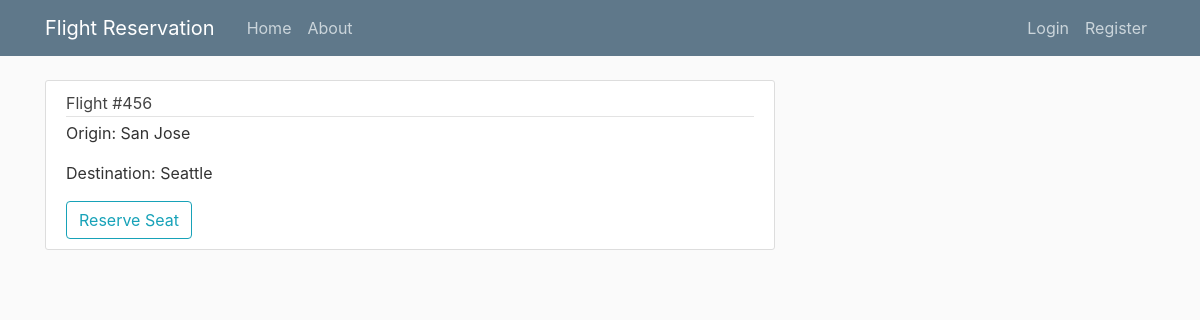
/flight/4/, run on the app's committed database.
### reservation/models.py (models this page shows, shortened)
class Flight(models.Model):
    flight_number = models.IntegerField(default=0)
    origin = models.CharField(max_length=200)
    destination = models.CharField(max_length=200)
    plane = models.OneToOneField(Plane, on_delete=models.CASCADE)

### reservation/views.py (the view)
# urls.py: path('flight/<int:pk>/', FlightDetailView.as_view(), name='flight-detail'), #end routes with trailing /
class FlightDetailView(DetailView):
    model = Flight

### reservation/templates/reservation/flight_detail.html
{% extends "reservation/base.html" %}
{% load crispy_forms_tags %}
{% block content %}
  <article class="media content-section">
    <div class="media-body">
      <div class="article-metadata">
        <a class="article-title" href="#">Flight #{{ object.flight_number }}</a>
      </div>
      <p class="article-content">Origin: {{ object.origin }}</p>
      <p class="article-content">Destination: {{ object.destination }}</p>
      <a class="btn btn-outline-info" href="{% url 'reservation-reserve' %}">Reserve Seat</a>
    </div>
  </article>
{% endblock content %}

### reservation/static/reservation/main.css (style rules this page uses)
body { background: #fafafa; color: #333333; margin-top: 5rem; }
.content-section { background: #ffffff; padding: 10px 20px; border: 1px solid #dddddd; border-radius: 3px; margin-bottom: 20px; }
.article-title { color: #444444; }
.article-content { white-space: pre-line; }
.article-metadata { padding-bottom: 1px; margin-bottom: 4px; border-bottom: 1px solid #e3e3e3 }

### data on the page
Flight: flight_number "456", origin "San Jose", destination "Seattle"
